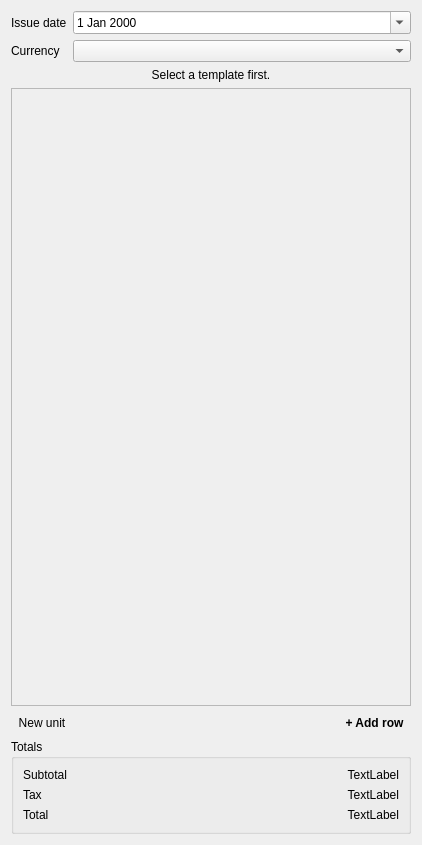
<?xml version="1.0" encoding="UTF-8"?>
<ui version="4.0">
 <class>DocumentColumn</class>
 <widget class="QWidget" name="DocumentColumn">
  <property name="geometry">
   <rect>
    <x>0</x>
    <y>0</y>
    <width>422</width>
    <height>845</height>
   </rect>
  </property>
  <property name="windowTitle">
   <string>Form</string>
  </property>
  <layout class="QVBoxLayout" name="verticalLayout" stretch="0,0,3,0,0">
   <item>
    <layout class="QFormLayout" name="formLayout">
     <item row="0" column="0">
      <widget class="QLabel" name="date_label">
       <property name="text">
        <string>Issue date</string>
       </property>
      </widget>
     </item>
     <item row="0" column="1">
      <widget class="QDateEdit" name="date_edit">
       <property name="calendarPopup">
        <bool>true</bool>
       </property>
      </widget>
     </item>
     <item row="1" column="0">
      <widget class="QLabel" name="currency_label">
       <property name="text">
        <string>Currency</string>
       </property>
      </widget>
     </item>
     <item row="1" column="1">
      <widget class="QComboBox" name="currency_combo"/>
     </item>
    </layout>
   </item>
   <item>
    <widget class="QLabel" name="notice_label">
     <property name="text">
      <string>Select a template first.</string>
     </property>
     <property name="alignment">
      <set>Qt::AlignmentFlag::AlignCenter</set>
     </property>
    </widget>
   </item>
   <item>
    <widget class="QScrollArea" name="lines_scroll">
     <property name="horizontalScrollBarPolicy">
      <enum>Qt::ScrollBarPolicy::ScrollBarAlwaysOff</enum>
     </property>
     <property name="widgetResizable">
      <bool>true</bool>
     </property>
     <widget class="QWidget" name="scrollAreaWidgetContents">
      <property name="geometry">
       <rect>
        <x>0</x>
        <y>0</y>
        <width>400</width>
        <height>603</height>
       </rect>
      </property>
     </widget>
    </widget>
   </item>
   <item>
    <layout class="QHBoxLayout" name="horizontalLayout">
     <item>
      <widget class="QToolButton" name="add_unit_button">
       <property name="text">
        <string>New unit</string>
       </property>
       <property name="autoRaise">
        <bool>true</bool>
       </property>
      </widget>
     </item>
     <item>
      <spacer name="horizontalSpacer">
       <property name="orientation">
        <enum>Qt::Orientation::Horizontal</enum>
       </property>
       <property name="sizeHint" stdset="0">
        <size>
         <width>40</width>
         <height>20</height>
        </size>
       </property>
      </spacer>
     </item>
     <item>
      <widget class="QToolButton" name="add_button">
       <property name="font">
        <font>
         <bold>true</bold>
        </font>
       </property>
       <property name="toolTip">
        <string>Add new line below</string>
       </property>
       <property name="text">
        <string>+ Add row</string>
       </property>
       <property name="autoRaise">
        <bool>true</bool>
       </property>
      </widget>
     </item>
    </layout>
   </item>
   <item>
    <widget class="QGroupBox" name="totals_box">
     <property name="title">
      <string>Totals</string>
     </property>
     <layout class="QFormLayout" name="formLayout_2">
      <item row="0" column="0">
       <widget class="QLabel" name="subtotal_label">
        <property name="text">
         <string>Subtotal</string>
        </property>
       </widget>
      </item>
      <item row="0" column="1">
       <widget class="QLabel" name="subtotal_value">
        <property name="text">
         <string>TextLabel</string>
        </property>
        <property name="alignment">
         <set>Qt::AlignmentFlag::AlignRight|Qt::AlignmentFlag::AlignTrailing|Qt::AlignmentFlag::AlignVCenter</set>
        </property>
       </widget>
      </item>
      <item row="1" column="0">
       <widget class="QLabel" name="tax_label">
        <property name="text">
         <string>Tax</string>
        </property>
       </widget>
      </item>
      <item row="1" column="1">
       <widget class="QLabel" name="tax_value">
        <property name="text">
         <string>TextLabel</string>
        </property>
        <property name="alignment">
         <set>Qt::AlignmentFlag::AlignRight|Qt::AlignmentFlag::AlignTrailing|Qt::AlignmentFlag::AlignVCenter</set>
        </property>
       </widget>
      </item>
      <item row="2" column="0">
       <widget class="QLabel" name="total_label">
        <property name="text">
         <string>Total</string>
        </property>
       </widget>
      </item>
      <item row="2" column="1">
       <widget class="QLabel" name="total_value">
        <property name="text">
         <string>TextLabel</string>
        </property>
        <property name="alignment">
         <set>Qt::AlignmentFlag::AlignRight|Qt::AlignmentFlag::AlignTrailing|Qt::AlignmentFlag::AlignVCenter</set>
        </property>
       </widget>
      </item>
     </layout>
    </widget>
   </item>
  </layout>
 </widget>
 <resources/>
 <connections/>
</ui>
